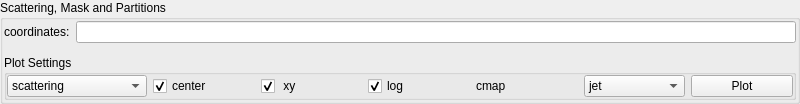
      <widget class="QGroupBox" name="groupBox_5">
       <property name="sizePolicy">
        <sizepolicy hsizetype="Expanding" vsizetype="Minimum">
         <horstretch>2</horstretch>
         <verstretch>1</verstretch>
        </sizepolicy>
       </property>
       <property name="minimumSize">
        <size>
         <width>800</width>
         <height>0</height>
        </size>
       </property>
       <property name="title">
        <string>Scattering, Mask and Partitions</string>
       </property>
       <layout class="QGridLayout" name="gridLayout_16">
        <property name="leftMargin">
         <number>1</number>
        </property>
        <property name="topMargin">
         <number>1</number>
        </property>
        <property name="rightMargin">
         <number>1</number>
        </property>
        <property name="bottomMargin">
         <number>1</number>
        </property>
        <item row="1" column="0" colspan="4">
         <widget class="ImageViewROI" name="mp1" native="true">
          <property name="sizePolicy">
           <sizepolicy hsizetype="Expanding" vsizetype="Expanding">
            <horstretch>4</horstretch>
            <verstretch>0</verstretch>
           </sizepolicy>
          </property>
          <property name="minimumSize">
           <size>
            <width>400</width>
            <height>0</height>
           </size>
          </property>
         </widget>
        </item>
        <item row="0" column="0">
         <widget class="QLabel" name="label_11">
          <property name="sizePolicy">
           <sizepolicy hsizetype="Fixed" vsizetype="Preferred">
            <horstretch>0</horstretch>
            <verstretch>0</verstretch>
           </sizepolicy>
          </property>
          <property name="text">
           <string>coordinates:</string>
          </property>
         </widget>
        </item>
        <item row="0" column="1" colspan="3">
         <widget class="QLineEdit" name="infobar">
          <property name="sizePolicy">
           <sizepolicy hsizetype="Expanding" vsizetype="Fixed">
            <horstretch>1</horstretch>
            <verstretch>0</verstretch>
           </sizepolicy>
          </property>
         </widget>
        </item>
        <item row="2" column="0" colspan="4">
         <widget class="QGroupBox" name="groupBox_4">
          <property name="sizePolicy">
           <sizepolicy hsizetype="Minimum" vsizetype="Fixed">
            <horstretch>0</horstretch>
            <verstretch>0</verstretch>
           </sizepolicy>
          </property>
          <property name="title">
           <string>Plot Settings</string>
          </property>
          <layout class="QGridLayout" name="gridLayout_3">
           <property name="leftMargin">
            <number>0</number>
           </property>
           <property name="topMargin">
            <number>0</number>
           </property>
           <property name="rightMargin">
            <number>0</number>
           </property>
           <property name="bottomMargin">
            <number>0</number>
           </property>
           <item row="0" column="3">
            <widget class="QCheckBox" name="checkBox_showxy">
             <property name="text">
              <string> xy</string>
             </property>
             <property name="checked">
              <bool>true</bool>
             </property>
            </widget>
           </item>
           <item row="0" column="0">
            <widget class="QComboBox" name="plot_index">
             <property name="sizePolicy">
              <sizepolicy hsizetype="Fixed" vsizetype="Fixed">
               <horstretch>1</horstretch>
               <verstretch>0</verstretch>
              </sizepolicy>
             </property>
             <property name="minimumSize">
              <size>
               <width>0</width>
               <height>0</height>
              </size>
             </property>
             <item>
              <property name="text">
               <string>scattering</string>
              </property>
             </item>
             <item>
              <property name="text">
               <string>scattering * mask</string>
              </property>
             </item>
             <item>
              <property name="text">
               <string>mask</string>
              </property>
             </item>
             <item>
              <property name="text">
               <string>dynamic_q_partition</string>
              </property>
             </item>
             <item>
              <property name="text">
               <string>static_q_partition</string>
              </property>
             </item>
             <item>
              <property name="text">
               <string>preview</string>
              </property>
             </item>
            </widget>
           </item>
           <item row="0" column="1">
            <widget class="QCheckBox" name="plot_center">
             <property name="text">
              <string>center</string>
             </property>
             <property name="checked">
              <bool>true</bool>
             </property>
            </widget>
           </item>
           <item row="0" column="4">
            <widget class="QCheckBox" name="plot_log">
             <property name="text">
              <string>log</string>
             </property>
             <property name="checked">
              <bool>true</bool>
             </property>
            </widget>
           </item>
           <item row="0" column="5">
            <widget class="QLabel" name="label_45">
             <property name="text">
              <string>cmap</string>
             </property>
            </widget>
           </item>
           <item row="0" column="6">
            <widget class="QComboBox" name="plot_cmap">
             <property name="sizePolicy">
              <sizepolicy hsizetype="Minimum" vsizetype="Fixed">
               <horstretch>0</horstretch>
               <verstretch>0</verstretch>
              </sizepolicy>
             </property>
             <item>
              <property name="text">
               <string>jet</string>
              </property>
             </item>
             <item>
              <property name="text">
               <string>cool</string>
              </property>
             </item>
             <item>
              <property name="text">
               <string>ocean</string>
              </property>
             </item>
             <item>
              <property name="text">
               <string>prism</string>
              </property>
             </item>
             <item>
              <property name="text">
               <string>coolwarm</string>
              </property>
             </item>
             <item>
              <property name="text">
               <string>seismic</string>
              </property>
             </item>
             <item>
              <property name="text">
               <string>gray</string>
              </property>
             </item>
             <item>
              <property name="text">
               <string>viridis</string>
              </property>
             </item>
             <item>
              <property name="text">
               <string>inferno</string>
              </property>
             </item>
             <item>
              <property name="text">
               <string>plasma</string>
              </property>
             </item>
             <item>
              <property name="text">
               <string>magma</string>
              </property>
             </item>
            </widget>
           </item>
           <item row="0" column="7">
            <widget class="QPushButton" name="btn_plot">
             <property name="text">
              <string>Plot</string>
             </property>
            </widget>
           </item>
          </layout>
         </widget>
        </item>
       </layout>
      </widget>
